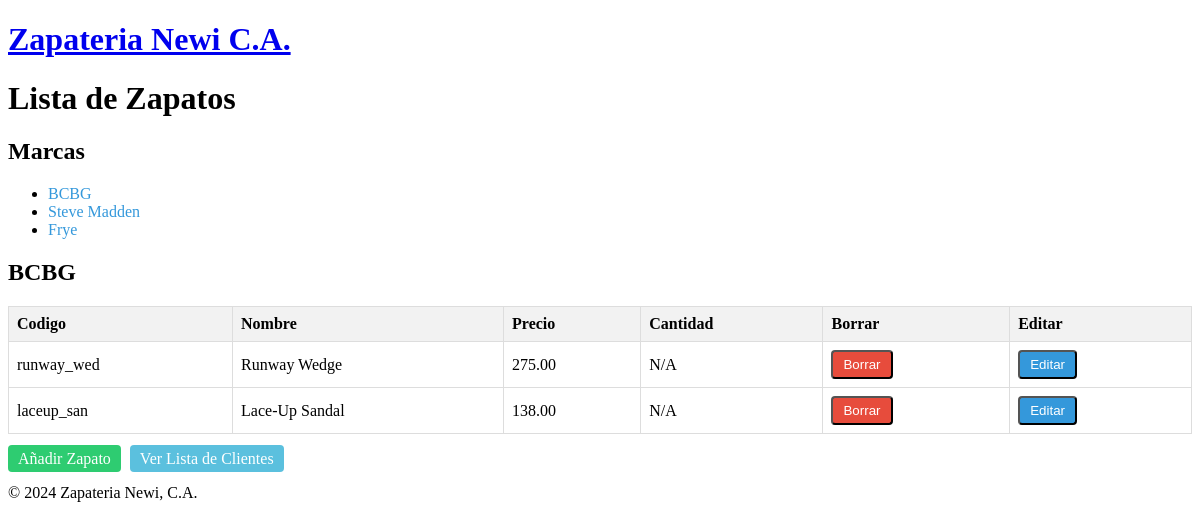
/admin_interface/index.php, run on the app's committed database.
### tables this page shows
CREATE TABLE brands (
  brandID       INT(11)        NOT NULL   AUTO_INCREMENT,
  brandName     VARCHAR(255)   NOT NULL,
  PRIMARY KEY (brandID)
);

CREATE TABLE shoes (
  shoeID        INT(11)        NOT NULL   AUTO_INCREMENT,
  brandID       INT(11)        NOT NULL,
  shoeCode      VARCHAR(10)    NOT NULL   UNIQUE,
  shoeName      VARCHAR(255)   NOT NULL,
  listPrice     DECIMAL(10,2)  NOT NULL,
  PRIMARY KEY (shoeID),
  FOREIGN KEY (brandID) REFERENCES brands(brandID)
);

### model/brand_db.php (called while the page is built, shortened)
<?php
function get_brands() {
    global $db;
    $query = 'SELECT * FROM brands
              ORDER BY brandID';
    $statement = $db->prepare($query);
    $statement->execute();
    return $statement;
}
function get_brand_name($brand_id) {
    global $db;
    $query = 'SELECT * FROM brands
              WHERE brandID = :brand_id';
    $statement = $db->prepare($query);
    $statement->bindValue(':brand_id', $brand_id);
    $statement->execute();
    $brand = $statement->fetch();
    $brand_name = $brand['brandName'];
    return $brand_name;
}
?>

### model/shoe_db.php (called while the page is built, shortened)
<?php
function get_shoes_by_brand($brand_id) {
    global $db;
    $query = 'SELECT * FROM shoes
              WHERE shoes.brandID = :brand_id
              ORDER BY shoeID';
    $statement = $db->prepare($query);
    $statement->bindValue(":brand_id", $brand_id);
    $statement->execute();
    $shoes = $statement->fetchAll();
    return $shoes;
}
?>

### admin_interface/shoe_list.php (the view, shortened to what this page needs)
<?php include '../view/header.php'; ?>
<main>
    <h1>Lista de Zapatos</h1>
    <aside>
        <h2>Marcas</h2>
        <nav>
        <ul>
        <?php foreach ($brands as $brand) : ?>
            <li>
            <a href="?brand_id=<?php echo $brand['brandID']; ?>" class="brand-link">
                <?php echo $brand['brandName']; ?>
            </a>
            </li>
        <?php endforeach; ?>
        </ul>
        </nav>
    </aside>
    <section>
        <h2><?php echo $brand_name; ?></h2>
        <table class="shoe-table">
            <tr>
                <th>Codigo</th>
                <th>Nombre</th>
                <th class="right">Precio</th>
                <th>Cantidad</th>
                <th>Borrar</th>
                <th>Editar</th>
            </tr>
            <?php foreach ($shoes as $shoe) : ?>
            <tr>
                <td><?php echo $shoe['shoeCode']; ?></td>
                <td><?php echo $shoe['shoeName']; ?></td>
                <td class="right"><?php echo $shoe['listPrice']; ?></td>
                <td><?php echo $shoe['quantity_in_stock'] ?? 'N/A'; ?></td>
                <td>
                    <form action="." method="post" onsubmit="return confirm('Are you sure you want to delete this item?');">
                        <button type="submit" class="btn btn-danger">Borrar</button>
                    </form>
                </td>
                <td>
                    <form action="." method="post">
                        <button type="submit" class="btn btn-primary">Editar</button>
                    </form>
                </td>
            </tr>
            <?php endforeach; ?>
        </table>
        <p>
            <a href="?action=show_add_edit_form" class="btn btn-success">Añadir Zapato</a>
            <a href="?action=customer_list" class="btn btn-info">Ver Lista de Clientes</a>
        </p>
    </section>
</main>
<?php include '../view/footer.php'; ?>

### admin_interface/index.php (shortened to what this page needs)
<?php
require('../model/database.php');
require('../model/shoe_db.php');
require('../model/brand_db.php');
$action = filter_input(INPUT_POST, 'action');
if ($action == NULL) {
    $action = filter_input(INPUT_GET, 'action');
    if ($action == NULL) {
        $action = 'list_shoes';
    }
}
if ($action == 'list_shoes') {
    $brand_id = filter_input(INPUT_GET, 'brand_id',
            FILTER_VALIDATE_INT);
    if ($brand_id == NULL || $brand_id == FALSE) {
        $brand_id = 1;
    }
    $brand_name = get_brand_name($brand_id);
    $brands = get_brands();
    $shoes = get_shoes_by_brand($brand_id);
    include('shoe_list.php');
} else if ($action == 'delete_shoe') {
    $shoe_id = filter_input(INPUT_POST, 'shoe_id',
            FILTER_VALIDATE_INT);
    $brand_id = filter_input(INPUT_POST, 'brand_id',
            FILTER_VALIDATE_INT);
    if ($brand_id == NULL || $brand_id == FALSE ||
            $shoe_id == NULL || $shoe_id == FALSE) {
        $error = "Missing or incorrect shoe id or brand id.";
        include('../errors/error.php');
    } else {
        delete_shoe($shoe_id);
        header("Location: .?brand_id=$brand_id");
    }
} else if ($action == 'show_add_edit_form') {
    $shoe_id = filter_input(INPUT_GET, 'shoe_id',
            FILTER_VALIDATE_INT);
    if ($shoe_id == NULL) {
        $shoe_id = filter_input(INPUT_POST, 'shoe_id',
            FILTER_VALIDATE_INT);
    }
    $shoe = get_shoe($shoe_id);
    $brands = get_brands();
    include('shoe_add_edit.php');
} else if ($action == 'update_shoe') {
    $shoe_id = filter_input(INPUT_POST, 'shoe_id',
            FILTER_VALIDATE_INT);
    $brand_id = filter_input(INPUT_POST, 'brand_id',
            FILTER_VALIDATE_INT);
    $code = filter_input(INPUT_POST, 'code');
    $name = filter_input(INPUT_POST, 'name');
    $price = filter_input(INPUT_POST, 'price', FILTER_VALIDATE_FLOAT);
    $quantity = filter_input(INPUT_POST, 'quantity', FILTER_VALIDATE_INT);
    if ($shoe_id === FALSE || $brand_id === FALSE || $code === NULL || $name === NULL ||
        $price === FALSE || $quantity === FALSE) {
        $error = "Invalid shoe data. Check all fields and try again.";
        include('../errors/error.php');
    } else {
        $brands = get_brands();
        update_shoe($shoe_id, $code, $name, $price, $quantity, $brand_id);
        header("Location: .?brand_id=$brand_id");
    }
} else if ($action == 'add_shoe') {
    $brand_id = filter_input(INPUT_POST, 'brand_id',
            FILTER_VALIDATE_INT);
    $code = filter_input(INPUT_POST, 'code');
    $name = filter_input(INPUT_POST, 'name');
    $price = filter_input(INPUT_POST, 'price', FILTER_VALIDATE_FLOAT);
    $quantity = filter_input(INPUT_POST, 'quantity', FILTER_VALIDATE_FLOAT);
    if ($brand_id === FALSE || $code == NULL ||  $name == NULL || $price == FALSE
         || $quantity == FALSE) {
        $error = "Invalid shoe data. Check all fields and try again.";
        include('../errors/error.php');
    } else{
        $brands = get_brands();
        $shoe_id = add_shoe($brand_id, $code, $name, $price, $quantity);
        $shoe = get_shoe($shoe_id);
        header("Location: .?brand_id=$brand_id");
    }
} else if ($action == 'customer_list') {
     $customers = get_customerIDs();
     include('customer_list.php');
} else if ($action == 'view_customer') {
    $order_id = filter_input(INPUT_GET, 'customer_id', FILTER_VALIDATE_INT);
    $orders = get_orders_by_customer_id($order_id);
    if (count($orders) > 0 ) {
    include('../view/header.php');
     echo "<h1> Customer's Order Information</h1>";
     echo "<br>";
        foreach ($orders as $order) :
           $shoe_id = $order['shoeID'];
           $quantity_num = $order['item_quantity'];
           echo 'Order ID: ' . $order_id;
           echo ' Shoe ID: ' .$shoe_id;
           echo ' Quantity Ordered: ' . $quantity_num . ' ';
        include('customer_view.php');
        endforeach;
        include('../view/footer.php');
    }
    else{
        $error = "Customer hasn't placed an order.";
        include('../errors/error.php');
    }
}
?>

### view/header.php (shortened to what this page needs)
<!DOCTYPE html>
<html lang="es">
<head>
    <link rel="stylesheet" type="text/css" href="main.css">
</head>
<body>
<header><h1><a href="index.php">Zapateria Newi C.A.</a></h1></header>

### view/footer.php (shortened to what this page needs)
<footer>
    <p class="copyright">
        &copy; <?php echo date("Y"); ?> Zapateria Newi, C.A.
    </p>
</footer>
</body>
</html>

### main.css (style rules this page uses)
.shoe-link, .brand-link { color: #3498db; text-decoration: none; }

### admin_interface/shoe_list.php (style rules this page uses)
.shoe-table { width: 100%; border-collapse: collapse; }
.shoe-table th, .shoe-table td { border: 1px solid #ddd; padding: 8px; }
.shoe-table th { background-color: #f2f2f2; text-align: left; }
.btn { padding: 5px 10px; text-decoration: none; color: white; border-radius: 4px; margin-right: 5px; }
.btn-danger { background-color: #e74c3c; }
.btn-primary { background-color: #3498db; }
.btn-success { background-color: #2ecc71; }
.btn-info { background-color: #5bc0de; }

### data on the page
brands: brandName "BCBG"
brands: brandName "Steve Madden"
brands: brandName "Frye"
shoes: shoeCode "runway_wed", shoeName "Runway Wedge", listPrice "275.00", quantity_in_stock "N/A"
shoes: shoeCode "laceup_san", shoeName "Lace-Up Sandal", listPrice "138.00", quantity_in_stock "N/A"
